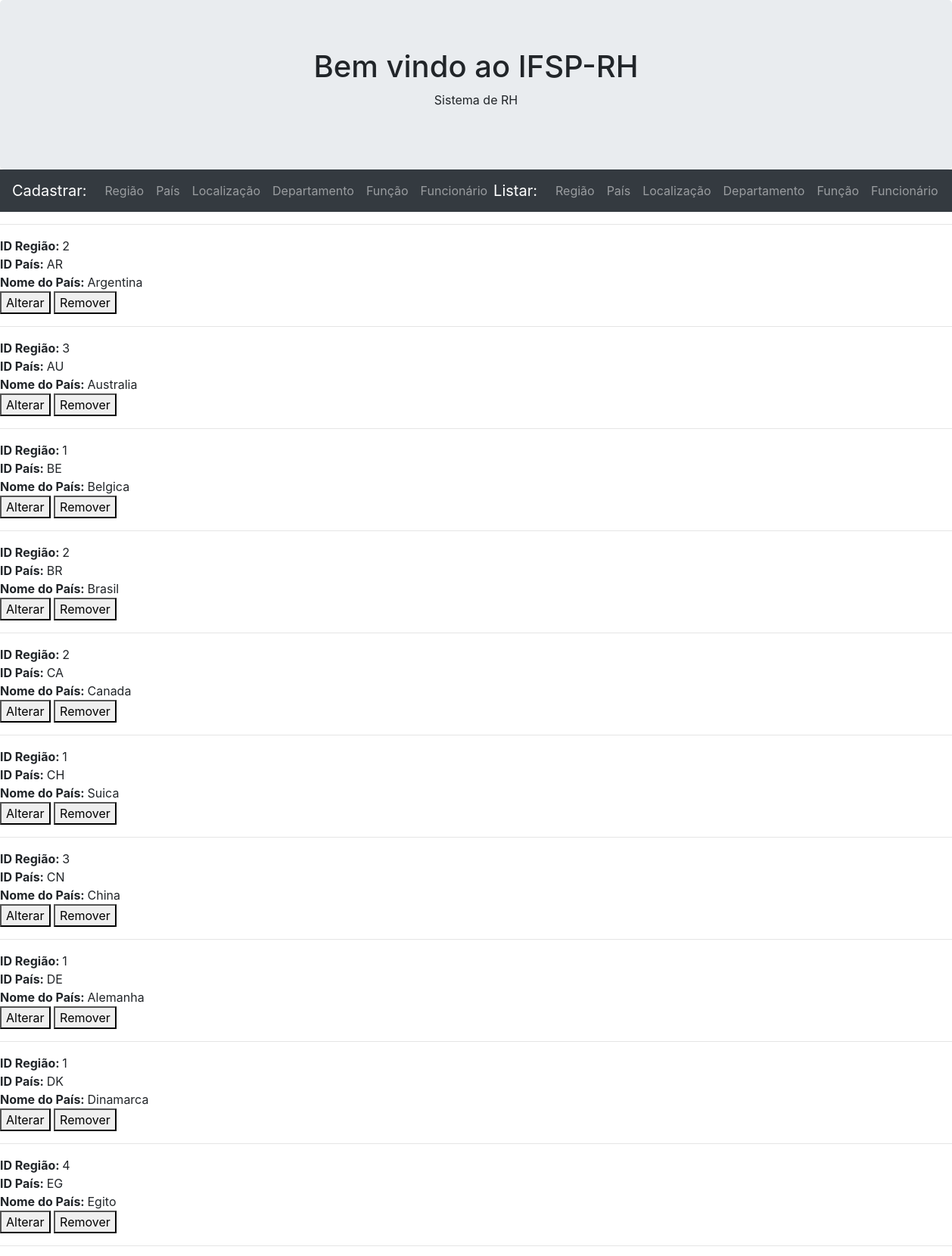
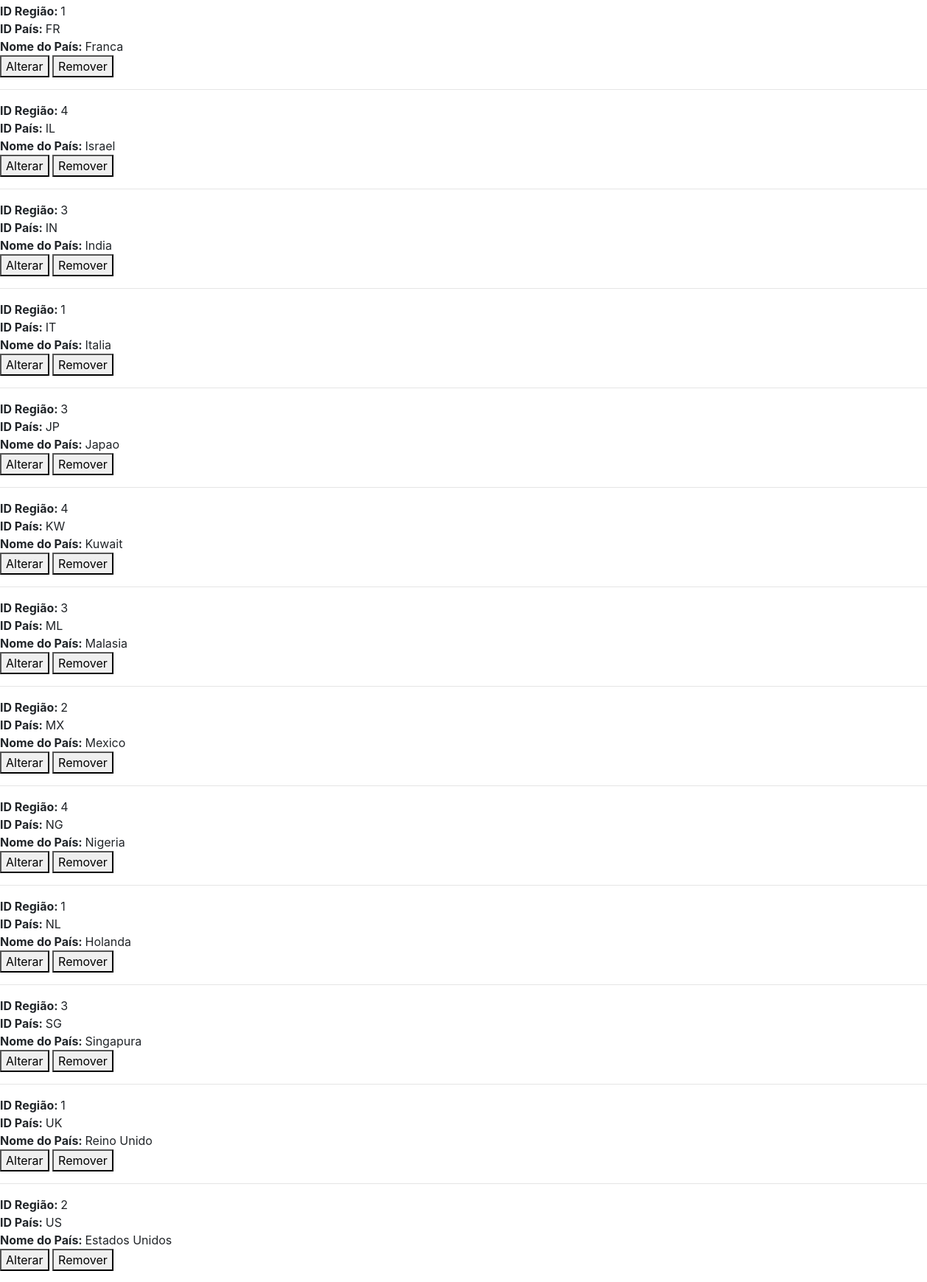
Page /listar_pais.php (upper part) on the committed database (2 pictures, top to bottom).
### tables this page shows
CREATE TABLE `pais` (
  `ID_PAIS` char(2) NOT NULL,
  `NOME_PAIS` varchar(40) DEFAULT NULL,
  `ID_REGIAO` int(11) DEFAULT NULL
);

### classePais.php (the view, shortened to what this page needs)
<?php
class Pais extends Regiao {
public $id_pais;
public $nome_pais;
public function __construct($valores){
    $this->id_regiao = $valores["ID_REGIAO"];
    $this->id_pais = $valores["ID_PAIS"];
    $this->nome_pais = $valores["NOME_PAIS"];
}
public function exibir(){
    echo "<div id='id_controle_pais$this->id_pais'>";
    echo "<form id='form$this->id_pais'>";
    echo "<hr>";
    echo "<b>ID Região: </b><span id='id_regiao$this->id_pais'>$this->id_regiao</span><br>";
    echo "<b>ID País: </b><span id='id_pais$this->id_pais'>$this->id_pais</span><br>";
    echo "<b>Nome do País: </b><span id='nome_pais$this->id_pais'>$this->nome_pais</span><br>";
    echo "<button type='button' class='alterar_pais' value='$this->id_pais'>Alterar</button>
          <button type='button' class='alterando_pais' value='$this->id_pais' style='display:none'>Alterar</button>
          <button class='remover_pais' value='$this->id_pais'>Remover</button>
          </form>";
    echo "</div>";
}
}
?>

### listar_pais.php
<?php
include "cabecalho.php";
include "classePais.php";
include "conexao.php";
$sql = "SELECT * FROM pais";
$resultado = $conexao->query($sql) or die(print_r($conexao->errorInfo()));
if($resultado->rowCount()>0){
    foreach($resultado as $i=>$t){
        $c = new Pais($t);
        $c->exibir();
    }
}
else {
    echo "Não há dados cadastrados";
}
?>

### rows in the picture
pais: ID_REGIAO "2", ID_PAIS "AR", NOME_PAIS "Argentina"
pais: ID_REGIAO "3", ID_PAIS "AU", NOME_PAIS "Australia"
pais: ID_REGIAO "1", ID_PAIS "BE", NOME_PAIS "Belgica"
pais: ID_REGIAO "2", ID_PAIS "BR", NOME_PAIS "Brasil"
pais: ID_REGIAO "2", ID_PAIS "CA", NOME_PAIS "Canada"
pais: ID_REGIAO "1", ID_PAIS "CH", NOME_PAIS "Suica"
pais: ID_REGIAO "3", ID_PAIS "CN", NOME_PAIS "China"
pais: ID_REGIAO "1", ID_PAIS "DE", NOME_PAIS "Alemanha"
pais: ID_REGIAO "1", ID_PAIS "DK", NOME_PAIS "Dinamarca"
pais: ID_REGIAO "4", ID_PAIS "EG", NOME_PAIS "Egito"
pais: ID_REGIAO "1", ID_PAIS "FR", NOME_PAIS "Franca"
pais: ID_REGIAO "4", ID_PAIS "IL", NOME_PAIS "Israel"
pais: ID_REGIAO "3", ID_PAIS "IN", NOME_PAIS "India"
pais: ID_REGIAO "1", ID_PAIS "IT", NOME_PAIS "Italia"
pais: ID_REGIAO "3", ID_PAIS "JP", NOME_PAIS "Japao"
pais: ID_REGIAO "4", ID_PAIS "KW", NOME_PAIS "Kuwait"
pais: ID_REGIAO "3", ID_PAIS "ML", NOME_PAIS "Malasia"
pais: ID_REGIAO "2", ID_PAIS "MX", NOME_PAIS "Mexico"
pais: ID_REGIAO "4", ID_PAIS "NG", NOME_PAIS "Nigeria"
pais: ID_REGIAO "1", ID_PAIS "NL", NOME_PAIS "Holanda"
pais: ID_REGIAO "3", ID_PAIS "SG", NOME_PAIS "Singapura"
pais: ID_REGIAO "1", ID_PAIS "UK", NOME_PAIS "Reino Unido"
pais: ID_REGIAO "2", ID_PAIS "US", NOME_PAIS "Estados Unidos"
